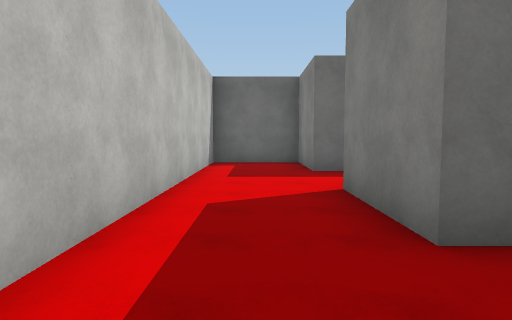
View 1 (above)

19 first-person views from a walk through a 3-D level made in the Unity game engine. The camera is 1.5 m above the floor, tilts 4° down and sees 75° across. The floor is counted in squares, 2 m on a side. Each view is taken from the middle of a square. On the plan, view 1 faces up. The plan holds only what a view shows up to about 11 squares ahead; the rest is blank. Surface patterns are stand-ins for the level's own textures.

View 2
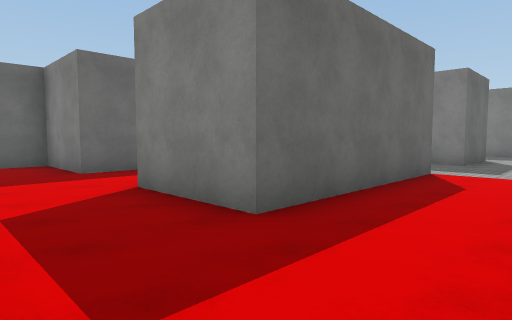

View 3
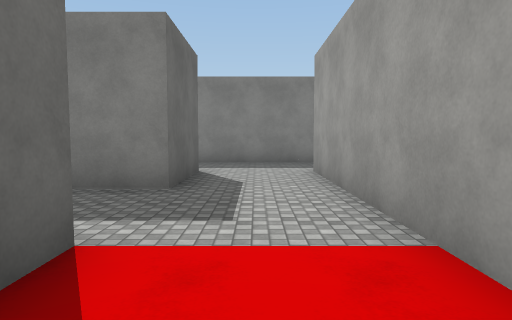

View 4
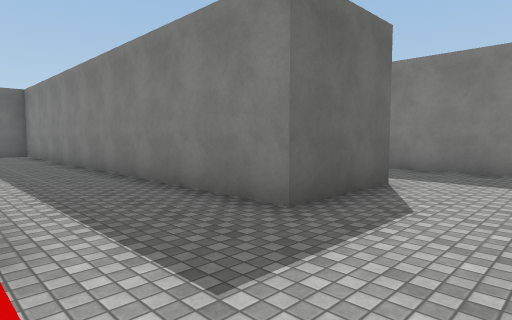

View 5
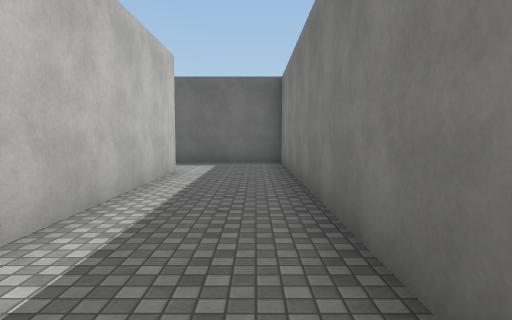

View 6
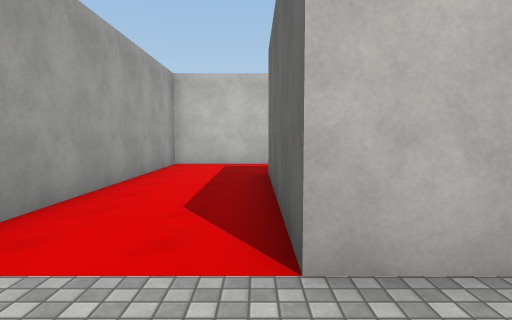

View 7
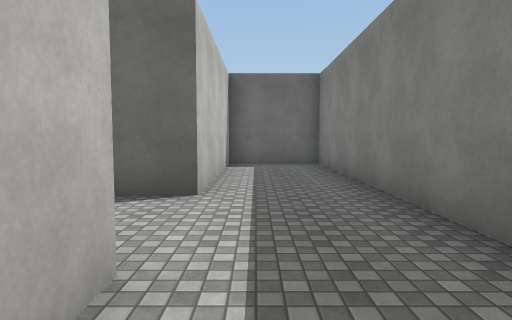

View 8
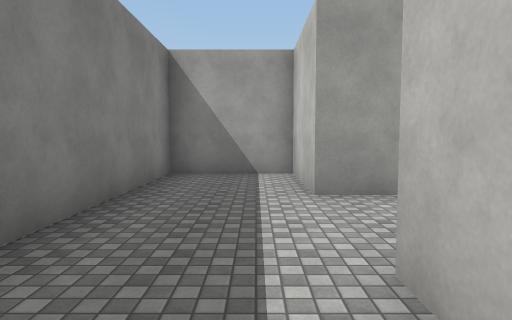

View 9
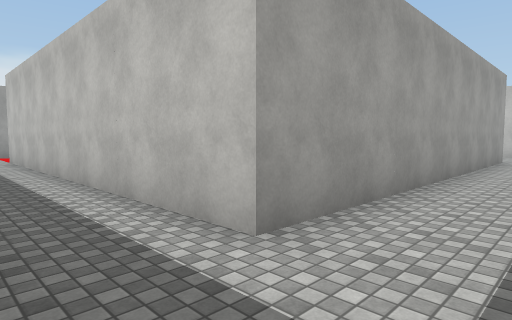

View 10
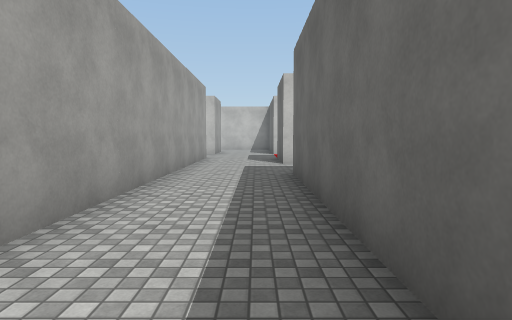

View 11
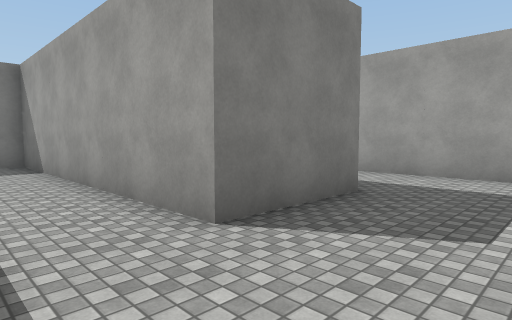

View 12
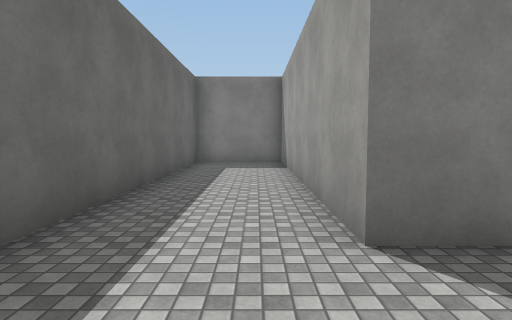

View 13
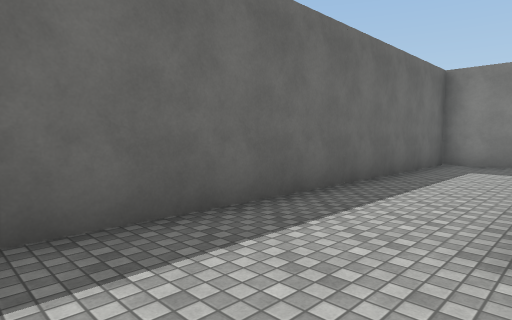

View 14
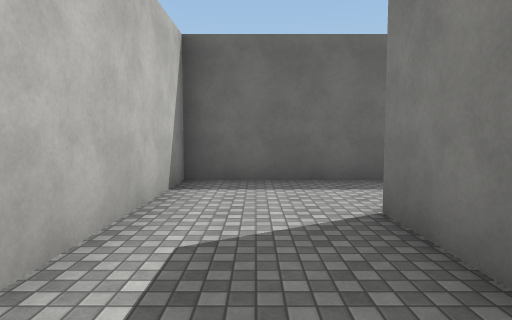

View 15
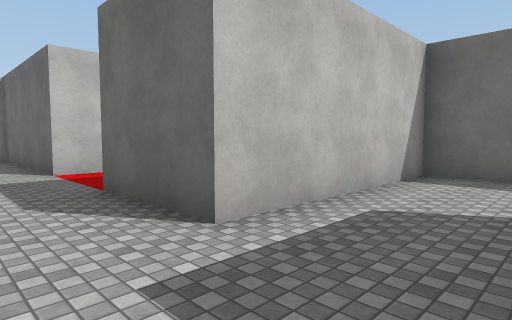

View 16
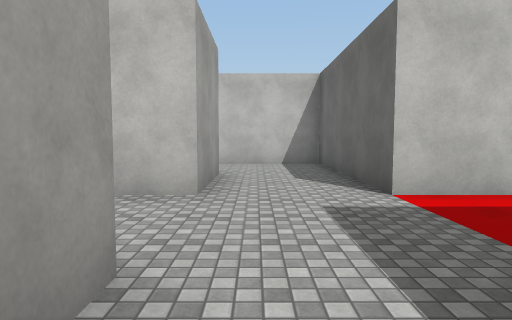

View 17
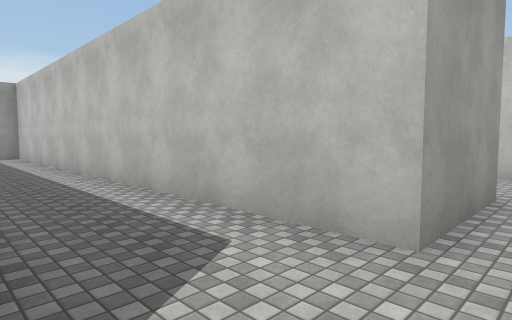

View 18
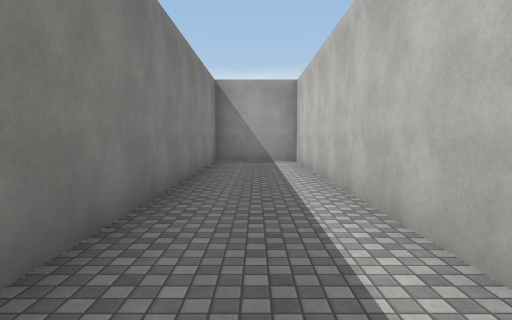

View 19
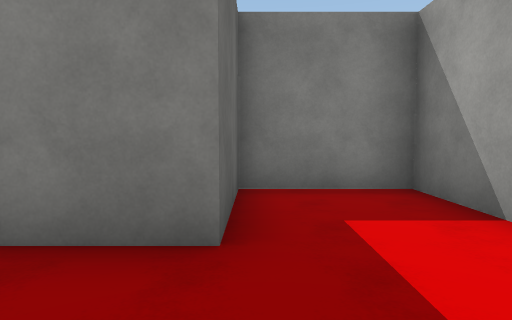

### Floor plan
Points are (right, up) in squares from view 1. A wall is a line through its corners. A room is listed if a view was taken in it or the views show most of it. See-through windows are left out.
Room 1 (views 1, 2, 3, 4, 5, 6, 7, 8, 9, 10, 11, 12, 13, 14, 15, 19)
walls: (1.9, 4.7) (3.7, 4.7) (3.7, 7.2) (1.3, 7.2) (1.3, 9.7) (-1.2, 9.7) (-1.2, -0.3) (11.3, -0.3) (11.3, -2.7) (13.8, -2.7) (13.8, 7.2) (11.3, 7.2) (11.3, 2.2) (8.8, 2.2) (8.8, 14.8) (1.3, 14.8) (1.3, 17.2) (8.8, 17.2) (8.8, 19.7) (-1.2, 19.7) (-1.2, 14.8); (-1.6, 12.3) (6.3, 12.3) (6.3, 2.2) (1.3, 2.2) (1.3, 4.8)
ways out: opening at (-2.5, 13.5) to room 2
Room 2 (views 16, 17, 18)
walls: (-3.8, 12.3) (-1.6, 12.3); (-6.3, 12.3) (-6.3, -0.3) (-3.8, -0.3) (-3.8, 8.5); (-1.2, 14.8) (-3.8, 14.8); (-6.3, 16.4) (-6.3, 14.8)
ways out: opening at (-2.5, 13.5) to room 1; opening at (-7.5, 13.5)

Positions as (right, up) in squares from view 1, and headings:
1: (0, 0), facing up
2: (-1, 0), facing up-right
3: (4, 1), facing right
4: (6, 0), facing up-right
5: (8, 5), facing up
6: (8, 2), facing left
7: (12, -2), facing up
8: (12, 4), facing down
9: (8, 14), facing down-left
10: (8, 14), facing left
11: (-1, 19), facing down-right
12: (-1, 18), facing right
13: (-1, 17), facing up-right
14: (0, 14), facing up
15: (1, 13), facing up-left
16: (-2, 13), facing left
17: (-4, 13), facing down-left
18: (-5, 10), facing down
19: (-1, 7), facing right
